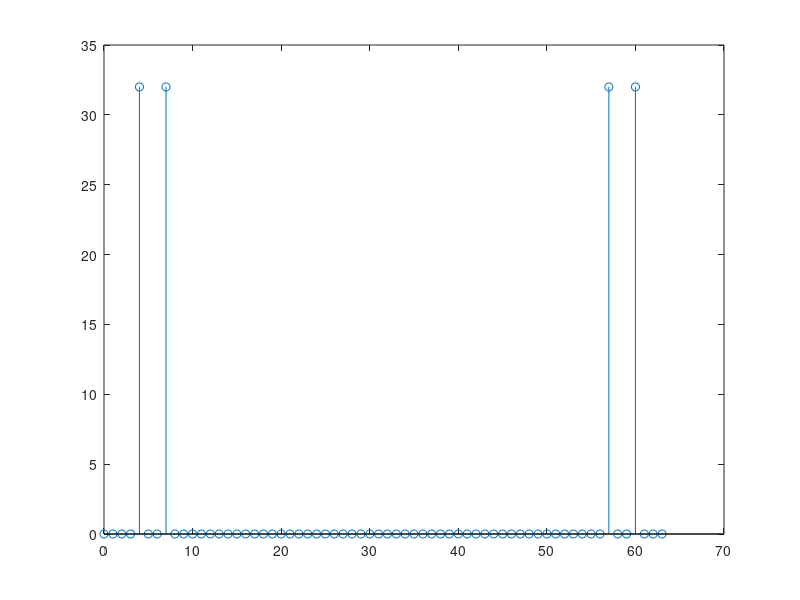

Source code (MATLAB):
% Homework 2
% Macky McWhirter
% 9/13/2019
% This homework has been modified from the original FFT
% size demo.
% Samplig frequency and time-interval definitions
fs = 64;
t_start = 0;
t_end = 1;

% Generate time-series vector for sampled signal
ts = 1/fs;
tvec = t_start:ts:t_end;

% Generate a test signal at this sampling rate

test_signal = sin(2*pi*4*tvec) + sin(2*pi*7*tvec);

% Plot the signal
% Since this is a discrete signal, it should not be plotted with lines
%figure()
%stem(tvec, test_signal)
%xlabel('time (secs)');
%ylabel('Test signal');

% Custom size FFT
fft_size = 64;
fd_signal = fft(test_signal, fft_size);

% Frequency vector
f_step = fs/fft_size; 
fvec = 0:f_step:(fs-f_step);

figure();
stem(fvec, abs(fd_signal));